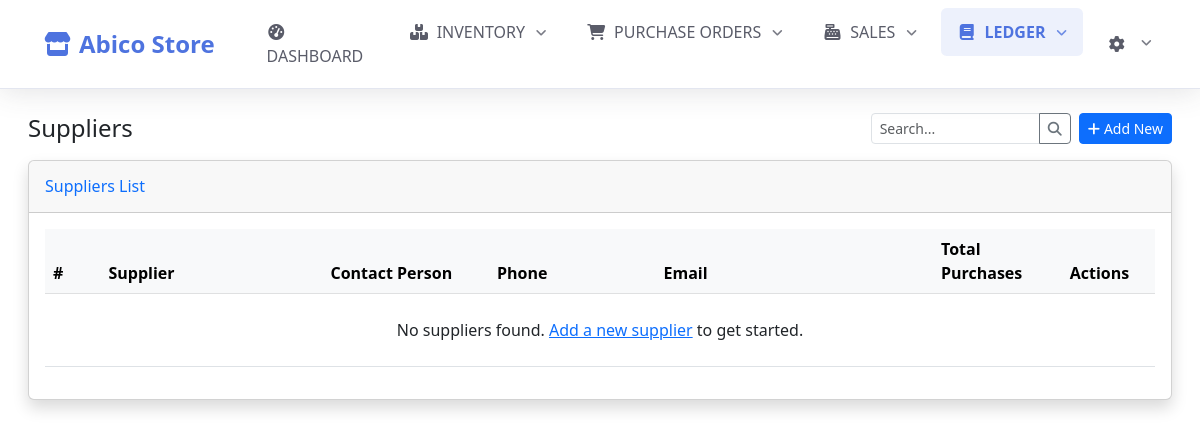
Page /ledger/suppliers/index.php (signed in) on the earlier database version.
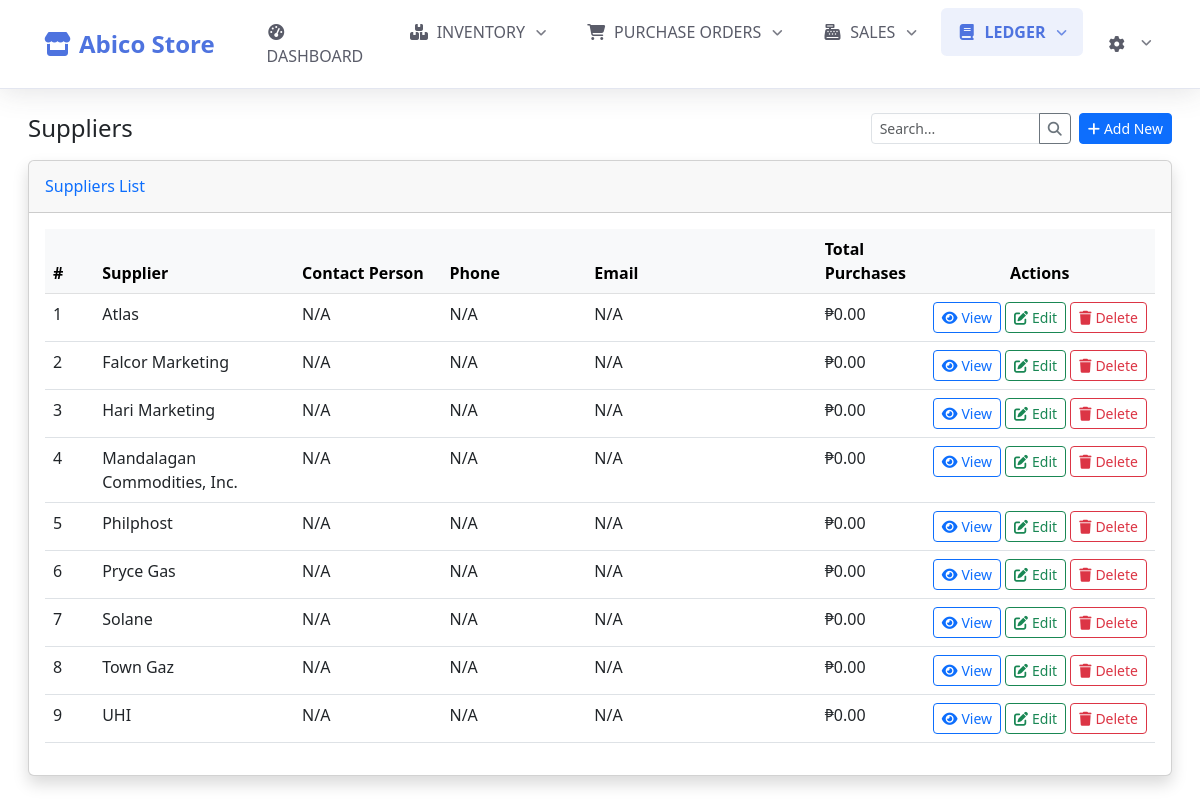
Same page on the later database version.
### tables this page shows
CREATE TABLE `suppliers` (
  `id` int(11) NOT NULL,
  `name` varchar(255) NOT NULL,
  `contact_person` varchar(255) DEFAULT NULL,
  `contact_number` varchar(50) DEFAULT NULL,
  `email` varchar(255) DEFAULT NULL,
  `address` text DEFAULT NULL,
  `created_at` timestamp NOT NULL DEFAULT current_timestamp(),
  `updated_at` timestamp NOT NULL DEFAULT current_timestamp() ON UPDATE current_timestamp()
);

### includes/database.php (called while the page is built, shortened)
<?php
function getDBConnection() {
    $conn = new mysqli(DB_HOST, DB_USERNAME, DB_PASSWORD, DB_NAME);
    return $conn;
}
?>

### controller/supplier/supplierController.php (called while the page is built, shortened)
<?php
require_once __DIR__ . '/../../includes/database.php';
class SupplierController {
    private $conn;
    private $table = 'suppliers';
    public function __construct() {
        $this->conn = getDBConnection();
    }
    public function getAll() {
        $query = 'SELECT * FROM ' . $this->table . ' ORDER BY name ASC';
        $result = $this->conn->query($query);
        $suppliers = [];
        while ($row = $result->fetch_assoc()) {
            $suppliers[] = $row;
        }
        return new class($suppliers) {
            private $suppliers;
            private $position = 0;
            public function __construct($suppliers) {
                $this->suppliers = $suppliers;
            }
            public function fetch() {
                return $this->suppliers[$this->position++] ?? false;
            }
            public function rowCount() {
                return count($this->suppliers);
            }
        };
    }
}
?>

### ledger/suppliers/index.php (the view, shortened to what this page needs)
<?php
require_once __DIR__ . '/../../templates/header.php';
require_once __DIR__ . '/../../controller/supplier/SupplierController.php';
$supplierController = new SupplierController();
$searchTerm = isset($_GET['search']) ? trim($_GET['search']) : '';
if (!empty($searchTerm)) {
    $suppliers = $supplierController->search($searchTerm);
} else {
    $suppliers = $supplierController->getAll();
}
$suppliersArray = [];
if (is_object($suppliers) && method_exists($suppliers, 'fetch')) {
    while ($supplier = $suppliers->fetch()) {
        $suppliersArray[] = $supplier;
    }
}
$rowNumber = 1;
?>
<div class="container-fluid px-3">
    <div class="d-flex flex-wrap justify-content-between align-items-center mb-3 gap-2">
        <h1 class="h4 mb-0 text-gray-800">Suppliers</h1>
        <div class="d-flex gap-2">
            <div class="input-group input-group-sm" style="width: 200px;">
                <input type="text" class="form-control form-control-sm" placeholder="Search..." id="searchInput">
                <button class="btn btn-outline-secondary btn-sm" type="button" id="searchButton">
                    <i class="fas fa-search"></i>
                </button>
            </div>
            <a href="add.php" class="btn btn-primary btn-sm d-flex align-items-center">
                <i class="fas fa-plus me-1"></i>Add New
            </a>
        </div>
    </div>
    <div class="card shadow mb-4">
        <div class="card-header py-3">
            <h6 class="m-0 font-weight-bold text-primary">Suppliers List</h6>
        </div>
        <div class="card-body">
            <div class="table-responsive">
                <table class="table table-hover" id="suppliersTable">
                    <colgroup>
                        <col style="width: 5%;">
                        <col style="width: 20%;">
                        <col style="width: 15%;">
                        <col style="width: 15%;">
                        <col style="width: 25%;">
                        <col style="width: 10%;">
                        <col style="width: 10%;">
                    </colgroup>
                    <thead class="table-light">
                        <tr>
                            <th>#</th>
                            <th>Supplier</th>
                            <th>Contact Person</th>
                            <th>Phone</th>
                            <th>Email</th>
                            <th>Total Purchases</th>
                            <th class="text-nowrap text-center">Actions</th>
                        </tr>
                    </thead>
                    <tbody>
                        <?php if (!empty($suppliersArray)): ?>
                            <?php foreach ($suppliersArray as $supplier): ?>
                                <tr>
                                    <td><?php echo $rowNumber++; ?></td>
                                    <td><?php echo htmlspecialchars($supplier['name']); ?></td>
                                    <td><?php echo !empty($supplier['contact_person']) ? htmlspecialchars($supplier['contact_person']) : 'N/A'; ?></td>
                                    <td><?php echo !empty($supplier['contact_number']) ? htmlspecialchars($supplier['contact_number']) : 'N/A'; ?></td>
                                    <td><?php echo !empty($supplier['email']) ? htmlspecialchars($supplier['email']) : 'N/A'; ?></td>
                                    <td>₱0.00</td>
                                    <td class="text-nowrap">
                                        <div class="d-flex gap-1">
                                            <a href="view.php?id=<?php echo $supplier['id']; ?>" class="btn btn-sm btn-outline-primary d-inline-flex align-items-center gap-1" title="View">
                                                <i class="fas fa-eye"></i> <span class="d-none d-sm-inline">View</span>
                                            </a>
                                            <a href="edit.php?id=<?php echo $supplier['id']; ?>" class="btn btn-sm btn-outline-success d-inline-flex align-items-center gap-1" title="Edit">
                                                <i class="fas fa-edit"></i> <span class="d-none d-sm-inline">Edit</span>
                                            </a>
                                            <button class="btn btn-sm btn-outline-danger d-inline-flex align-items-center gap-1 delete-supplier" data-id="<?php echo $supplier['id']; ?>" title="Delete">
                                                <i class="fas fa-trash"></i> <span class="d-none d-sm-inline">Delete</span>
                                            </button>
                                        </div>
                                    </td>
                                </tr>
                            <?php endforeach; ?>
                        <?php else: ?>
                            <tr>
                                <td colspan="7" class="text-center py-4">No suppliers found. <a href="add.php">Add a new supplier</a> to get started.</td>
                            </tr>
                        <?php endif; ?>
                    </tbody>
                </table>
            </div>
        </div>
    </div>
</div>
<?php
require_once __DIR__ . '/../../templates/footer.php';
?>

### templates/header.php (shortened to what this page needs)
<?php
$protocol = (!empty($_SERVER['HTTPS']) && $_SERVER['HTTPS'] !== 'off') ? 'https://' : 'http://';
$host = $_SERVER['HTTP_HOST'];
$base_dir = dirname(__DIR__);
$doc_root = str_replace('\\', '/', $_SERVER['DOCUMENT_ROOT']);
$base_path = str_replace('\\', '/', $base_dir);
$base_relative = str_replace($doc_root, '', $base_path);
$base_url = rtrim($protocol . $host . $base_relative, '/') . '/';
function url($path = '') {
    global $base_url;
    $path = ltrim($path, '/');
    if (empty($path)) {
        return rtrim($base_url, '/') . '/';
    }
    return rtrim($base_url, '/') . '/' . ltrim($path, '/');
}
function isActive($paths, $class = 'active') {
    $base_path = str_replace('\\', '/', dirname(dirname($_SERVER['SCRIPT_NAME'])));
    $current_uri = parse_url($_SERVER['REQUEST_URI'], PHP_URL_PATH);
    $current_path = ltrim(str_replace($base_path, '', $current_uri), '/');
    if (!is_array($paths)) {
        $paths = [$paths];
    }
    if (in_array('', $paths, true)) {
        return $current_path === '' ? $class : '';
    }
    foreach ($paths as $path) {
        $path = ltrim($path, '/');
        if (strpos($current_path, $path) === 0) {
            if (strlen($current_path) === strlen($path) ||
                $current_path[strlen($path)] === '/') {
                return $class;
            }
        }
    }
    return '';
}
?>
<!DOCTYPE html>
<html lang="en">
<head>
    <link href="https://cdn.jsdelivr.net/npm/bootstrap@5.3.0/dist/css/bootstrap.min.css" rel="stylesheet">
    <link rel="stylesheet" href="https://cdnjs.cloudflare.com/ajax/libs/font-awesome/6.4.0/css/all.min.css">
    <link rel="stylesheet" href="<?= url('assets/css/custom.css'); ?>">
</head>
<body>
<nav class="navbar navbar-expand-lg navbar-light bg-white sticky-top">
    <div class="container-fluid">
        <a class="navbar-brand d-flex align-items-center" href="<?= url(); ?>">
            <i class="fas fa-store me-2"></i>
            <span>Abico Store</span>
        </a>
        <div class="collapse navbar-collapse" id="navbarNav">
            <ul class="navbar-nav me-auto">
                <li class="nav-item">
                    <a class="nav-link <?= isActive('') ?>" href="<?= url(); ?>">
                        <i class="fas fa-tachometer-alt"></i> DASHBOARD
                    </a>
                </li>
                <li class="nav-item dropdown">
                    <a class="nav-link dropdown-toggle <?= isActive(['inventory', 'products', 'categories']) ?>" href="#" id="inventoryDropdown" role="button" data-bs-toggle="dropdown">
                        <i class="fas fa-boxes me-1"></i> INVENTORY
                    </a>
                </li>
                <li class="nav-item dropdown">
                    <a class="nav-link dropdown-toggle <?= isActive(['purchase_orders', 'purchases']) ?>" href="#" id="purchaseDropdown" role="button" data-bs-toggle="dropdown">
                        <i class="fas fa-shopping-cart me-1"></i> PURCHASE ORDERS
                    </a>
                </li>
                <li class="nav-item dropdown">
                    <a class="nav-link dropdown-toggle <?= isActive(['sales', 'transactions']) ?>" href="#" id="salesDropdown" role="button" data-bs-toggle="dropdown">
                        <i class="fas fa-cash-register me-1"></i> SALES
                    </a>
                </li>
                <li class="nav-item dropdown">
                    <a class="nav-link dropdown-toggle <?= isActive(['ledger', 'customers', 'suppliers', 'payments']) ?>" href="#" id="ledgerDropdown" role="button" data-bs-toggle="dropdown">
                        <i class="fas fa-book me-1"></i> LEDGER
                    </a>
                </li>
            </ul>
            <ul class="navbar-nav ms-auto">
                <li class="nav-item dropdown user-dropdown">
                    <a class="nav-link dropdown-toggle d-flex align-items-center" href="#" id="userDropdown" role="button" data-bs-toggle="dropdown" aria-expanded="false">
                        <i class="fas fa-cog"></i>
                    </a>
                </li>
            </ul>
        </div>
    </div>
</nav>
<div class="container-fluid mt-4">

### templates/footer.php (shortened to what this page needs)
</div>
</body>
</html>

### assets/css/custom.css (style rules this page uses)
:root { --primary-color: #4e73df; --secondary-color: #f8f9fc; --accent-color: #36b9cc; --text-dark: #5a5c69; --shadow: 0 0.15rem 1.75rem 0 rgba(58, 59, 69, 0.15); --danger-color: #dc3545; }
.navbar { padding: 0.5rem 1rem; box-shadow: var(--shadow); background: #fff !important; border-bottom: 1px solid #e3e6f0; }
.navbar-brand { font-weight: 700; font-size: 1.5rem; color: var(--primary-color) !important; padding: 0.5rem 1rem; }
.nav-link { font-weight: 500; color: var(--text-dark) !important; padding: 0.75rem 1rem !important; margin: 0 0.25rem; border-radius: 0.35rem; transition: all 0.2s; }
.nav-link i { width: 1.2rem; text-align: center; margin-right: 0.5rem; }
.nav-link.active { color: var(--primary-color) !important; font-weight: 600 !important; background-color: rgba(78, 115, 223, 0.1); }
.dropdown-toggle::after { display: inline-block !important; margin-left: 0.5em; vertical-align: middle; content: "\f107"; font-family: 'Font Awesome 5 Free'; font-weight: 900; border: none; transition: transform 0.2s ease; font-size: 0.8em; opacity: 0.8; }
.navbar-nav .user-dropdown .dropdown-toggle::after { display: none !important; }
.navbar-nav .user-dropdown .dropdown-toggle::after { display: inline-block !important; margin-left: 0.5em; vertical-align: middle; }

Differences in the rows shown:
added suppliers: name "Atlas", contact_person "N/A", contact_number "N/A", email "N/A"
added suppliers: name "Falcor Marketing", contact_person "N/A", contact_number "N/A", email "N/A"
added suppliers: name "Hari Marketing", contact_person "N/A", contact_number "N/A", email "N/A"
added suppliers: name "Mandalagan Commodities, Inc.", contact_person "N/A", contact_number "N/A", email "N/A"
added suppliers: name "Philphost", contact_person "N/A", contact_number "N/A", email "N/A"
added suppliers: name "Pryce Gas", contact_person "N/A", contact_number "N/A", email "N/A"
added suppliers: name "Solane", contact_person "N/A", contact_number "N/A", email "N/A"
added suppliers: name "Town Gaz", contact_person "N/A", contact_number "N/A", email "N/A"
added suppliers: name "UHI", contact_person "N/A", contact_number "N/A", email "N/A"
Other differences:
text no longer shown: "No suppliers found. Add a new supplier to get started."
